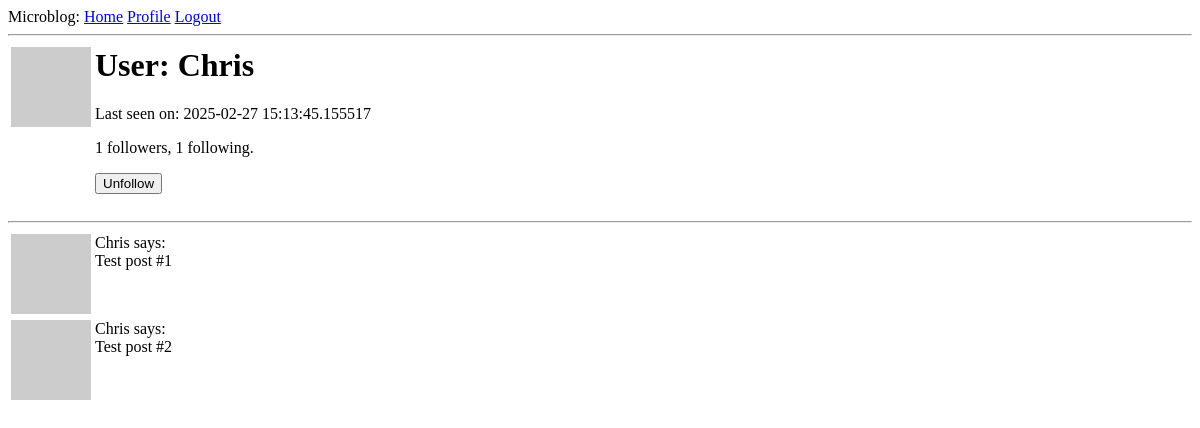
Before: /user/Chris (signed in) with the older database file.
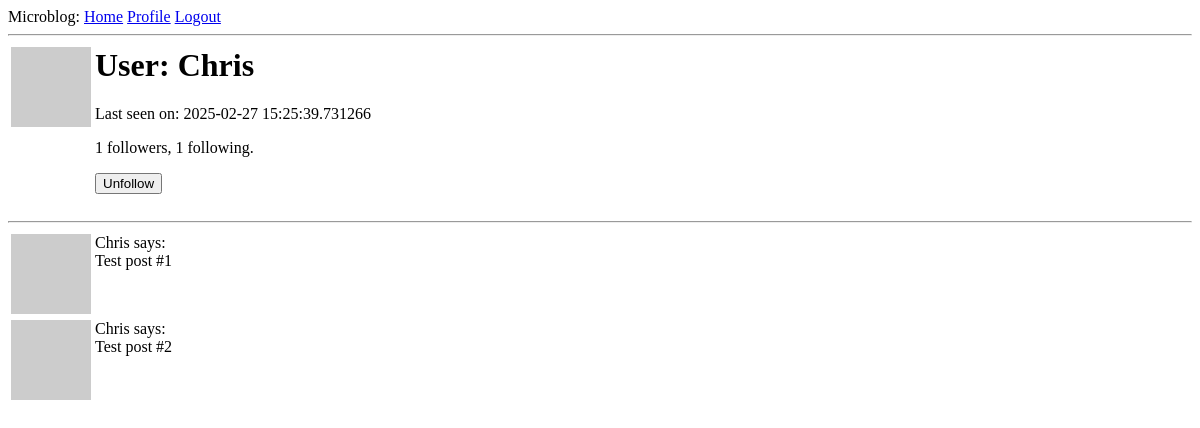
After: the same page with the newer database file.
### app/models.py (models this page shows, shortened)
class User(UserMixin, db.Model):
    id: so.Mapped[int] = so.mapped_column(primary_key=True)
    username: so.Mapped[str] = so.mapped_column(sa.String(64), index=True, unique=True)
    email: so.Mapped[str] = so.mapped_column(sa.String(120), index=True, unique=True)
    password_hash: so.Mapped[Optional[str]] = so.mapped_column(sa.String(256))
    posts: so.WriteOnlyMapped['Post'] = so.relationship(back_populates='author')
    about_me: so.Mapped[Optional[str]] = so.mapped_column(sa.String(140))
    last_seen: so.Mapped[Optional[datetime]] = so.mapped_column(sa.DateTime(timezone=True), server_default=sa.func.now())
    following: so.WriteOnlyMapped['User'] = so.relationship(
        secondary=followers, primaryjoin=(followers.c.follower_id == id),
        secondaryjoin=(followers.c.followed_id == id),
        back_populates='followers')
    followers: so.WriteOnlyMapped['User'] = so.relationship(
        secondary=followers,
        primaryjoin=(followers.c.followed_id == id),
        secondaryjoin=(followers.c.follower_id == id),
        back_populates='following')
    def avatar(self, size):
        digest = md5(self.email.lower().encode('utf-8')).hexdigest()
        return f'https://www.gravatar.com/avatar/{digest}?d=identicon&s={size}'
    def is_following(self, user):
        query = self.following.select().where(User.id == user.id)
        return db.session.scalar(query) is not None
    def followers_count(self):
        query = sa.select(sa.func.count()).select_from(
            self.followers.select().subquery())
        return db.session.scalar(query)
    def following_count(self):
        query = sa.select(sa.func.count()).select_from(
            self.following.select().subquery())
        return db.session.scalar(query)

### app/routes.py (the view)
@app.route('/user/<username>')
@login_required
def user(username):
    user = db.first_or_404(sa.select(User).where(User.username == username))
    posts = [
        {'author': user, 'body': 'Test post #1'},
        {'author': user, 'body': 'Test post #2'}
    ]
    form = EmptyForm()
    return render_template('user.html', user=user, posts=posts, form=form)

### app/forms.py
class EmptyForm(FlaskForm):
    submit = SubmitField('Submit')

### app/models.py (called while the page is built)
@login.user_loader
def load_user(id):
    return db.session.get(User, int(id))

### app/routes.py (called while the page is built)
@app.before_request
def before_request():
    if current_user.is_authenticated:
        current_user.last_seen = datetime.now(timezone.utc)
        db.session.commit()

### app/templates/user.html (shortened to what this page needs)
{% extends "base.html" %}
{% block content %}
    <table>
        <tr valign="top">
            <td><img src="{{ user.avatar(128) }}"></td>
            <td>
                <h1>User: {{ user.username }}</h1>
                {% if user.last_seen %}<p>Last seen on: {{ user.last_seen }}</p>{% endif %}
                <p>{{ user.followers_count() }} followers, {{ user.following_count() }} following.</p>
                {% if user == current_user %}
                    <p><a href="{{ url_for('edit_profile') }}">Edit your profile</a></p>
                {% else %}
                    <p>
                        <form action="{{ url_for('unfollow', username=user.username) }}" method="post">
                            {{ form.submit(value='Unfollow') }}
                        </form>
                    </p>
                {% endif %}
            </td>
        </tr>
    </table>
    <hr>
    {% for post in posts %}
        {% include '_post.html' %}
    {% endfor %}
{% endblock %}

### app/templates/base.html (shortened to what this page needs)
<html>
    <head>
    </head>
    <body>
        <div>
            Microblog:
            <a href="{{ url_for('index') }}">Home</a>
            {% if current_user.is_anonymous %}
            <a href="{{ url_for('login') }}">Login</a>
            {% else %}
            <a href="{{ url_for('user', username=current_user.username) }}">Profile</a>
            <a href="{{ url_for('logout') }}">Logout</a>
            {% endif %}
        </div>
        <hr>
        {% block content %}{% endblock %}
    </body>
</html>

### app/templates/_post.html
<table>
    <tr valign="top">
        <td><img src="{{ post.author.avatar(36) }}"></td>
        <td>{{ post.author.username }} says:<br>{{ post.body }}</td>
    </tr>
</table>

Changed rows visible on the page:
changed User "Chris": last_seen "2025-02-27 15:13:45.155517" → "2025-02-27 15:25:39.731266"
